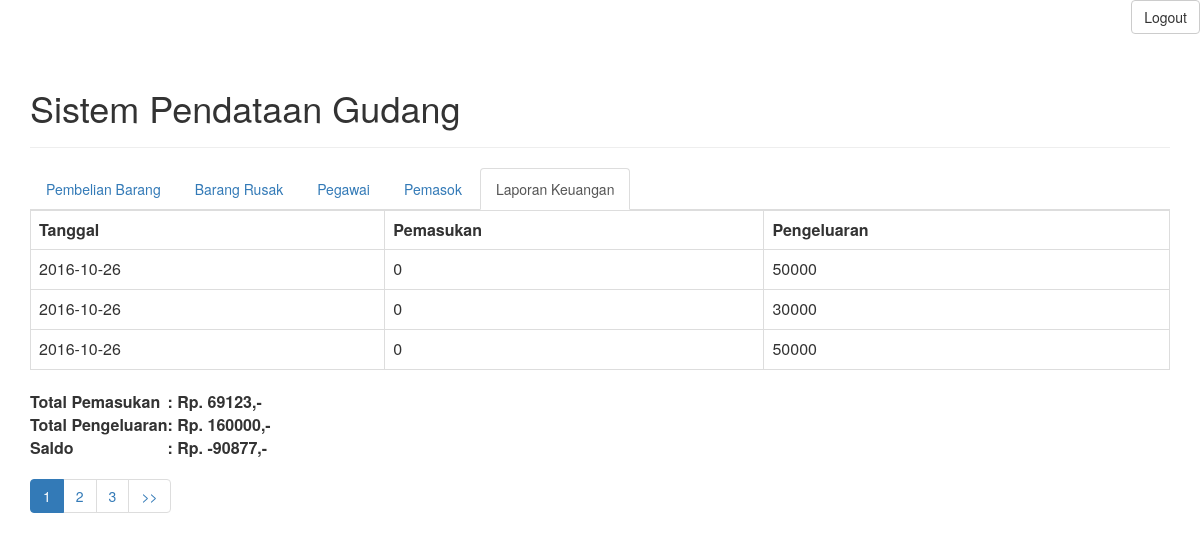
Screenshot of /view-transaksi.php (signed in) with the database file from the repository.
### tables this page shows
CREATE TABLE `transaksi` (
  `id_tra` int(11) NOT NULL,
  `tanggal` date DEFAULT NULL,
  `pengeluaran` int(11) DEFAULT NULL,
  `pemasukan` int(11) DEFAULT NULL
);

### objects/transaksi.php (called while the page is built, shortened)
<?php
class Transaksi{
    private $conn;
    private $table_name = "transaksi";
    public function __construct($db){
        $this->conn = $db;
    }
    function readAll($page, $from_record_num, $records_per_page){
    $query = "SELECT
    id_tra, pemasukan, pengeluaran,tanggal
    FROM
    " . $this->table_name . "
    ORDER BY id_tra
      ASC
    LIMIT
    {$from_record_num}, {$records_per_page}";
    $stmt = $this->conn->prepare( $query );
    $stmt->execute();
    return $stmt;
}
    public function TotalPemasukan(){
        $query = "SELECT pemasukan FROM transaksi";
        $stmt = $this->conn->prepare( $query );
        $stmt->execute();
        $total = 0;
        while($row = $stmt->fetch(PDO::FETCH_ASSOC)){
            extract($row);
            $total += $pemasukan;
        }
        return $total;
    }
    public function TotalPengeluaran(){
        $query = "SELECT pengeluaran FROM transaksi";
        $stmt = $this->conn->prepare( $query );
        $stmt->execute();
        $total=0;
        while($row = $stmt->fetch(PDO::FETCH_ASSOC)){
            extract($row);
            $total+=$pengeluaran;
        }
        return $total;
    }
}
?>

### view-transaksi.php (the view, shortened to what this page needs)
<div class="right-button-margin">
    <a href="logout_manajer.php" class="btn btn-default pull-right">Logout</a>
</div>
<?php
include_once 'objects/transaksi.php';
include_once "header.php";
?>
<ul class="nav nav-tabs">
  <li><a href="view-pembelianbarang.php">Pembelian Barang</a></li>
  <li><a href="view-barangrusakm.php">Barang Rusak</a></li>
  <li><a href="view-pegawai.php">Pegawai</a></li>
  <li><a href="view-pemasok.php">Pemasok</a></li>
  <li  class="active"><a href="view-transaksi.php">Laporan Keuangan</a></li>
</ul>
<?php
$page = isset($_GET['page']) ? $_GET['page'] : 1;
$records_per_page = 3;
$from_record_num = ($records_per_page * $page) - $records_per_page;
$database = new Database();
$db = $database->getConnection();
$transaksi = new Transaksi($db);
$stmt = $transaksi->readAll($page, $from_record_num, $records_per_page);
$num = $stmt->rowCount();
if ($num >0)
{
    echo '<table class="table table-hover table-responsive table-bordered" id="c">';
    echo '  <tr>';
    echo '      <th>Tanggal</th>';
    echo '      <th>Pemasukan</th>';
    echo '      <th>Pengeluaran</th>';
    echo '  </tr>';
    while ($row = $stmt->fetch(PDO::FETCH_ASSOC))
    {
        extract($row);
        echo '<tr>';
         echo '  <td>'.$tanggal.'</td>';
          echo '  <td>'.$pemasukan.'</td>';
        echo '  <td>'.$pengeluaran.'</td>';
        echo '</tr>';
    }
    $tot_pengeluaran= $transaksi->TotalPengeluaran();
    $tot_pemasukan=$transaksi->TotalPemasukan();
    $tot_saldo= $tot_pemasukan-$tot_pengeluaran;
    echo '</table>';
    echo '<table>';
    echo '  <tr>';
    echo '      <th>Total Pemasukan</th>';
    echo '      <th>: Rp. '.$tot_pemasukan.',-</th>';
    echo '  </tr>';
     echo '  <tr>';
    echo '      <th>Total Pengeluaran</th>';
    echo '      <th>: Rp. '.$tot_pengeluaran.',-</th>';
    echo '  </tr>';
    echo '  <tr>';
    echo '      <th>Saldo</th>';
    echo '      <th>: Rp. '.$tot_saldo.',-</th>';
    echo '  </tr>';
    echo '</table>';
}
else
{
    echo '<div>Transaksi Kosong.</div>';
}
?>
<?php
include_once 'paging-transaksi.php';
?>
<?
include_once "footer.php";
?>

### header.php (style rules this page uses)
.right-button-margin { margin: 0 0 1em 0; overflow: hidden; }

### rows the page displays
transaksi: tanggal "2016-10-26", pemasukan "0", pengeluaran "50000"
transaksi: tanggal "2016-10-26", pemasukan "0", pengeluaran "30000"
transaksi: tanggal "2016-10-26", pemasukan "0", pengeluaran "50000"

### other values shown
$page_title "Sistem Pendataan Gudang"
$tot_pemasukan "69123"
$tot_pengeluaran "160000"
$tot_saldo "-90877"
